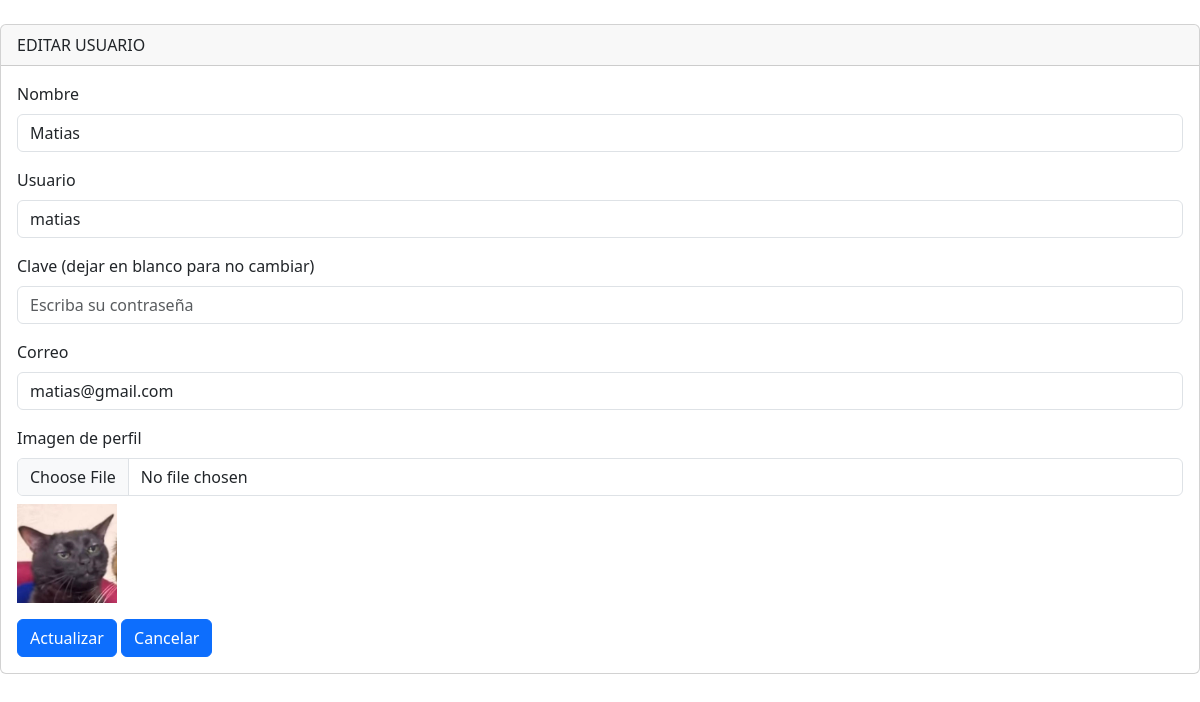
Screenshot of /secciones/usuarios/editar.php?txtID=1 with the database file from the repository.
### tables this page shows
CREATE TABLE `usuario` (
  `idusuario` int NOT NULL AUTO_INCREMENT,
  `nombre` varchar(100) NOT NULL,
  `correo` varchar(100) NOT NULL,
  `n_usuario` varchar(50) NOT NULL,
  `clave` varchar(255) NOT NULL,
  `perfil` varchar(255) DEFAULT NULL,
  `empleado` int NOT NULL,
  `activo` tinyint DEFAULT '1',
  PRIMARY KEY (`idusuario`),
  KEY `fk_usuario_empleados1_idx` (`empleado`),
  CONSTRAINT `fk_usuario_empleados1` FOREIGN KEY (`empleado`) REFERENCES `empleados` (`id_empleado`)
);

### secciones/usuarios/editar.php (the view, shortened to what this page needs)
<?php
include("../../bd.php");
$usuario = null;
if (isset($_GET['txtID'])) {
    $txtID = $_GET['txtID'];
    $sentencia = $conexion->prepare("SELECT * FROM usuario WHERE idusuario = :idusuario");
    $sentencia->bindParam(":idusuario", $txtID);
    $sentencia->execute();
    $usuario = $sentencia->fetch(PDO::FETCH_ASSOC);
}
include("../../templates/header.php");
?>
<div class="card">
    <div class="card-header">
        EDITAR USUARIO
    </div>
    <div class="card-body">
        <?php if ($usuario) { ?>
        <form action="" method="post" enctype="multipart/form-data">
            <div class="mb-3">
                <label for="nombre" class="form-label">Nombre</label>
                <input
                    type="text"
                    class="form-control"
                    name="nombre"
                    id="nombre"
                    aria-describedby="helpId"
                    placeholder="nombre"
                    value="<?php echo $usuario['nombre']; ?>"
                />
            </div>
            <div class="mb-3">
                <label for="usuario" class="form-label">Usuario</label>
                <input
                    type="text"
                    class="form-control"
                    name="usuario"
                    id="usuario"
                    aria-describedby="helpId"
                    placeholder="usuario"
                    value="<?php echo $usuario['n_usuario']; ?>"
                />
            </div>
            <div class="mb-3">
                <label for="clave" class="form-label">Clave (dejar en blanco para no cambiar)</label>
                <input
                    type="password"
                    class="form-control"
                    name="clave"
                    id="clave"
                    aria-describedby="helpId"
                    placeholder="Escriba su contraseña"
                />
            </div>
            <div class="mb-3">
                <label for="correo" class="form-label">Correo</label>
                <input
                    type="email"
                    class="form-control"
                    name="correo"
                    id="correo"
                    aria-describedby="helpId"
                    placeholder="correo"
                    value="<?php echo $usuario['correo']; ?>"
                />
            </div>
            <div class="mb-3">
                <label for="perfil" class="form-label">Imagen de perfil</label>
                <input type="file" class="form-control" name="perfil" id="perfil" accept="image/*" />
                <?php if (!empty($usuario['perfil'])): ?>
                    <img src="<?php echo $usuario['perfil']; ?>" alt="Perfil" width="100" class="mt-2">
                <?php endif; ?>
            </div>
            <button type="submit" class="btn btn-primary">Actualizar</button>
            <a name="" id="" class="btn btn-primary" href="index.php" role="button">Cancelar</a>
        </form>
        <?php } else { ?>
            <p>Usuario no encontrado.</p>
        <?php } ?>
    </div>
</div>
<?php include("../../templates/footer.php");?>

### rows the page displays
usuario: nombre "Matias", usuario "matias", correo "matias@gmail.com", perfil (picture)
